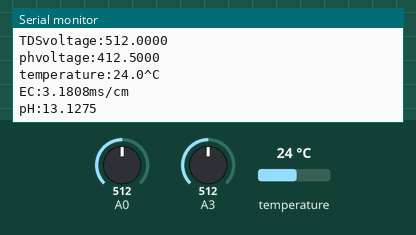
Simulated run of this sketch. Board: Arduino Uno, built for the host (arithmetic inside an expression is 32-bit, double 64-bit). Shown: the last lines printed to the serial monitor. The inputs (shaded band) are chosen by the test bench; at power-on: temperature 24 °C, A0 = 512, A3 = 512. EEPROM starts erased.

Above: at 2.8 s.
2.9 s: temperature set to 12 °C
At 3.6 s:
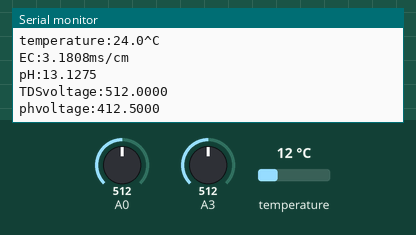
4.4 s: A0 set to 716
At 5.3 s:
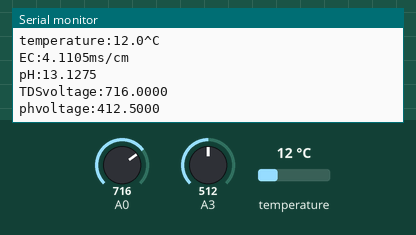
5.9 s: A3 set to 716
At 6.6 s:
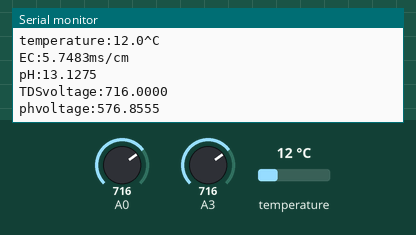
7.4 s: temperature set to 19 °C
At 8.6 s:
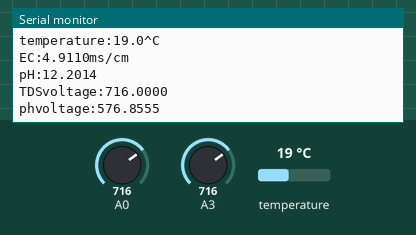
8.9 s: A0 set to 900
At 9.6 s:
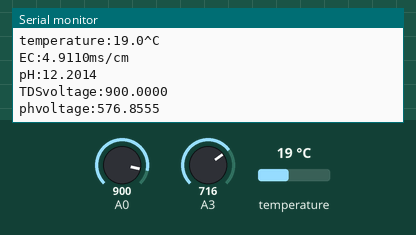
10.4 s: A3 set to 900
At 11.6 s:
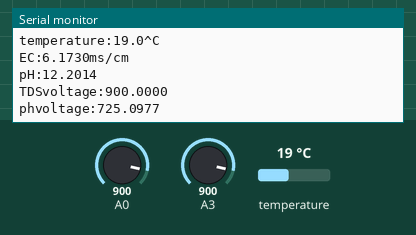
Timing chart, 0 to 12.9 s (numbered marks = the images above; inputs shaded):
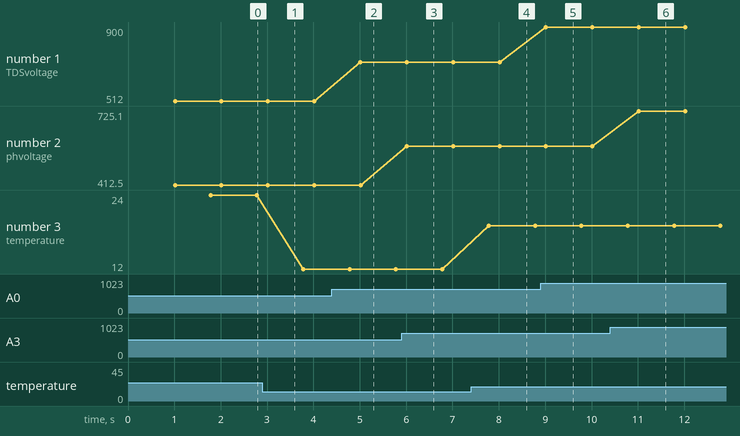

Measured:
- after the input at 4.4 s, the serial monitor: prints a new line after 0.62 s (image 2)
- after the input at 5.9 s, the serial monitor: prints a new line after 0.12 s (image 3)
- after the input at 7.4 s, the serial monitor: prints a new line after 0.38 s (image 4)
- after the input at 8.9 s, the serial monitor: prints a new line after 0.12 s (image 5)
- after the input at 10.4 s, the serial monitor: prints a new line after 0.62 s (image 6)
- plotted number 1: 512 → 716 after the input at 4.4 s, 716 → 900 after the input at 8.9 s
- plotted number 2: 412.5 → 576.86 after the input at 5.9 s, 576.86 → 725.1 after the input at 10.4 s
- plotted number 3: 24 → 12 after the input at 2.9 s, 12 → 19 after the input at 7.4 s

The sketch:

test.ino
```cpp
#include <SimpleTimer.h>

//TDS Sensor and ESP32
// Download Libraries

#include <Arduino.h>
#include <OneWire.h>
#include <Wire.h>
// #include <DFRobot_ESP_PH_WITH_ADC.h>
#include "DFRobot_ESP_PH.h"
// #include <Adafruit_ADS1015.h>
#include <DFRobot_ESP_EC.h>
#include <DallasTemperature.h>
#include <EEPROM.h>
// #include <BlynkSimpleEsp32.h>
#include <SimpleTimer.h>

#define ONE_WIRE_BUS 4                // this is the gpio pin 13 on esp32.
OneWire oneWire(ONE_WIRE_BUS);
DallasTemperature sensors(&oneWire);

DFRobot_ESP_EC ec;
DFRobot_ESP_PH ph;
#define ESPADC 4096.0   //the esp Analog Digital Convertion value
#define ESPVOLTAGE 3300
// Adafruit_ADS1115 ads;

float phvoltage, phValue;
float TDSvoltage, ecValue, temperature = 25;

// You should get Auth Token in the Blynk App.
// char auth[] = "I_r9XZkkR4bKYnfPptszNQy2zvcjPm4O";

// // Your WiFi credentials.
// // Set password to "" for open networks.
// char ssid[] = "AndroidAP7DF8";
// char pass[] = "electroniclinic";
SimpleTimer timer;


float readTemperature()
{
  //add your code here to get the temperature from your temperature sensor
  sensors.requestTemperatures();
  return sensors.getTempCByIndex(0);

}

void setup()
{
  Serial.begin(115200);
    // Blynk.begin(auth, ssid, pass);
  EEPROM.begin(32);//needed EEPROM.begin to store calibration k in eeprom
  ph.begin();
  ec.begin();
  sensors.begin();


  timer.setInterval(1000L,MainFunction);
}

void loop()
{

    // Blynk.run();
    timer.run(); // Initiates BlynkTimer


}

void MainFunction()
{


    TDSvoltage = analogRead(A0); // A0 is the gpio 36
    Serial.print("TDSvoltage:");
    Serial.println(TDSvoltage, 4);

    phvoltage = analogRead(A3) / ESPADC * ESPVOLTAGE; // A3 is the gpio 39
    Serial.print("phvoltage:");
    Serial.println(phvoltage, 4);

    temperature = readTemperature();  // read your temperature sensor to execute temperature compensation
    Serial.print("temperature:");
    Serial.print(temperature, 1);
    Serial.println("^C");

    ecValue = ec.readEC(TDSvoltage, temperature); // convert voltage to EC with temperature compensation
    Serial.print("EC:");
    Serial.print(ecValue, 4);
    Serial.println("ms/cm");

    phValue = ph.readPH(phvoltage, temperature); // convert voltage to pH with temperature compensation
		Serial.print("pH:");
		Serial.println(phValue, 4);


// Sensor Values to Blynk application

  // Blynk.virtualWrite(V2, temperature);
  // Blynk.virtualWrite(V3, ecValue);

  ec.calibration(TDSvoltage, temperature);
  ph.calibration(phvoltage, temperature); // calibration process by Serail CMD

}
```
